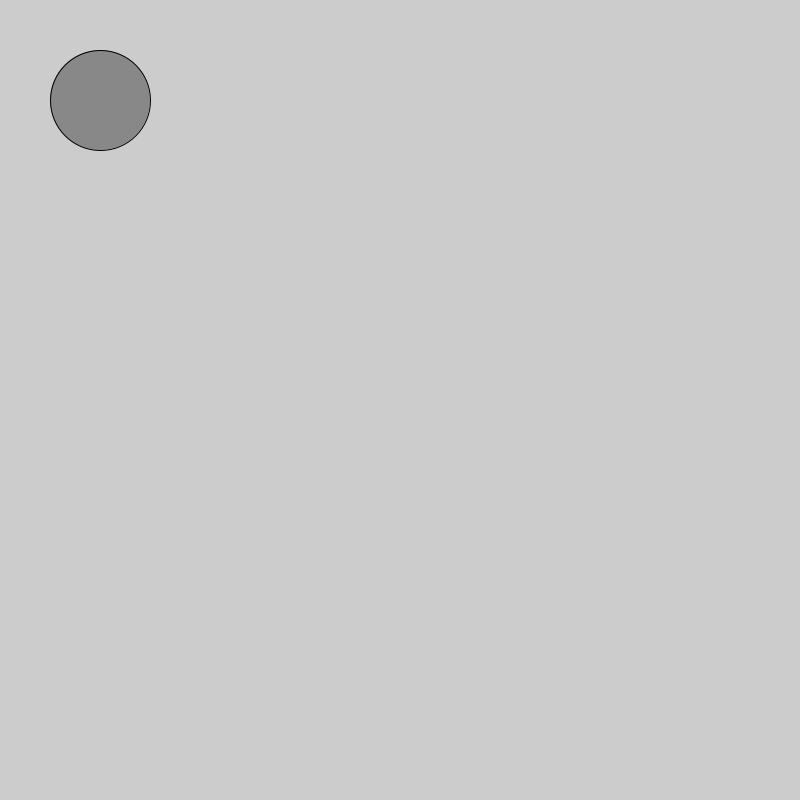
Frame 1 (no input)
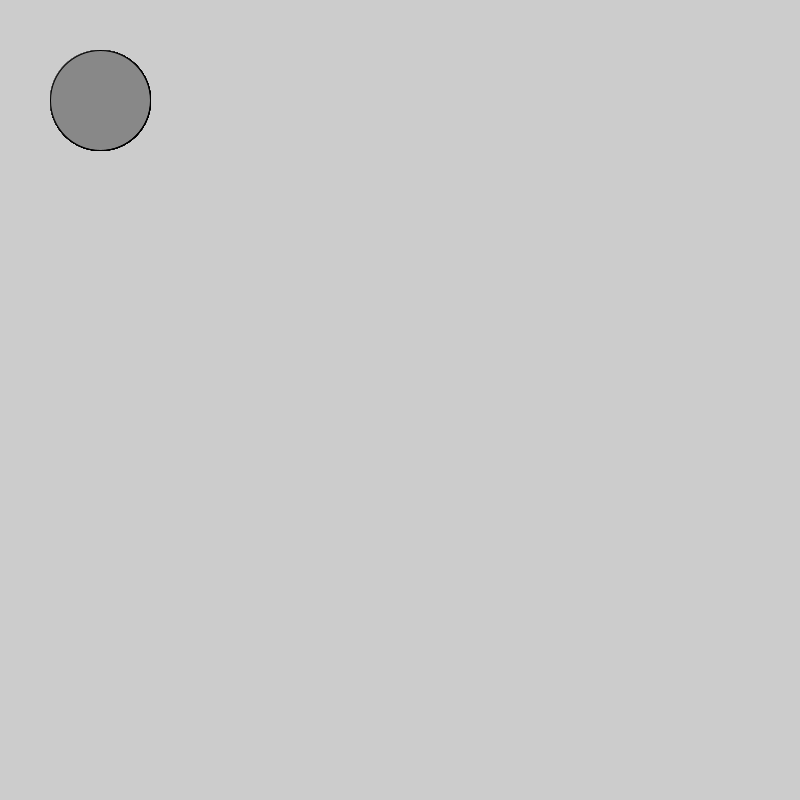
Frame 60 (the mouse pressed at the canvas centre just before this capture)
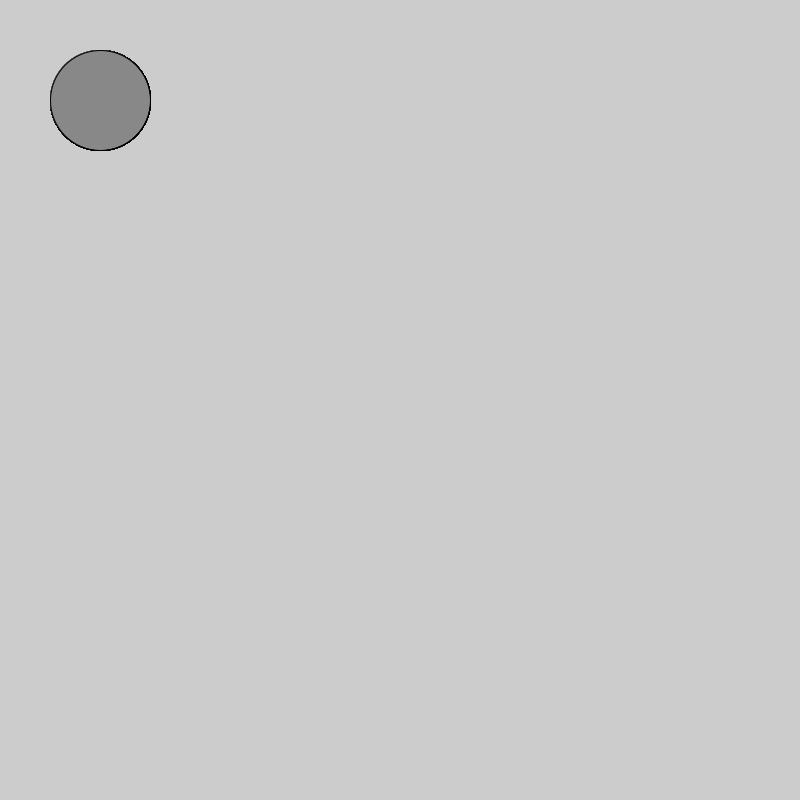
Frame 120 (the mouse held since frame 60 and released just before this capture)

The Processing sketch that drew these frames (run headless with seeded random() and noise(); from frame 60 on, the mouse is pressed at the canvas centre):

// Processing sketch: snowman
// ── snowman.pde
void sestup() {
size(800,800);
fill(#FFFFFF);
ellipse(400,650,300,300);
ellipse(400,425,250,250);
ellipse(400,250,200,200);
fill(#000000);
ellipse(350,200,20,20);
ellipse(450,200,20,20);
noStroke();
fill(#FF8000);
triangle(375,250,425,250,400,325);
}
// ── idk.pde
void setup() {
  size(800,800);
  

}
void draw() {
  fill(#888888);
  ellipse(100,100,100,100);
}
